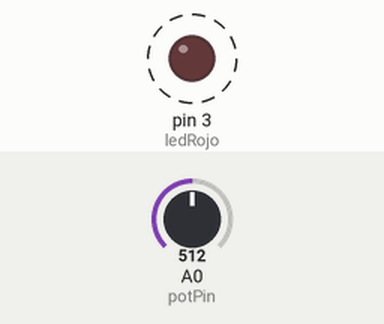
Bench run of a sketch on a simulated Arduino Uno, built with avr-gcc and run on an emulated ATmega328P. Parts: output pins drawn as LEDs (lit = HIGH). Dashed ring = blinking. The inputs (shaded band) are chosen by the test bench; at power-on: A0 (potPin) = 512.

Above: at 1.8 s.
1.9 s: A0 (potPin) set to 0
At 3.3 s:
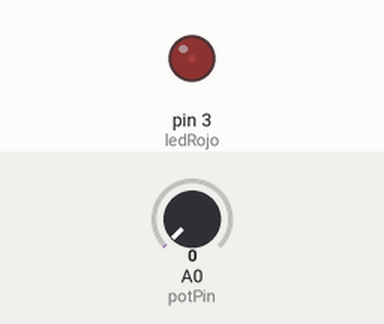
3.6 s: A0 (potPin) set to 122
At 3.9 s:
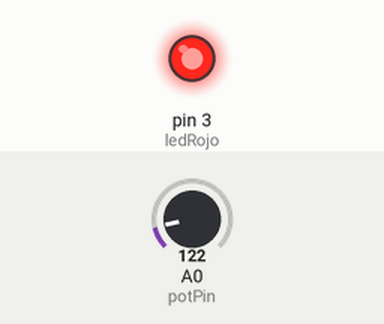
Timing chart, 0 to 13.1 s (numbered marks = the images above; inputs shaded):
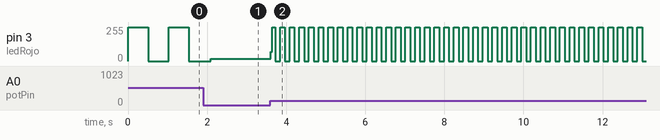

Measured:
- after the input at 3.6 s, pin 3 (ledRojo): 18/255 → 70/255 at once, then moves between 0/255 and 255/255, repeating every 0.24 s
- by itself, pin 3 (ledRojo): alternates 255/255 for 0.51 s and 0/255 for 0.51 s

The sketch:

02_potenciometroLed.ino
```cpp
int ledRojo = 3;
int potPin = A0;
int potValue = 0;

void setup() {
pinMode(ledRojo, OUTPUT); //indicamos que el puerto "ledRojo" es de salida
}

void loop() {
potValue = analogRead(potPin); //asignamos a la variable potValue el valor que leerá el puerto A0 (de 0 a 1023)
digitalWrite(ledRojo, HIGH); //escribimos el valor HIGH (o encendido) en el led.
delay(potValue); //damos una demora que es igual al valor de potValue (de 0 a 1023)
digitalWrite(ledRojo, LOW); //escribimos el valor LOW (o apagado) en el led.
delay(potValue); //damos una demora que es igual al valor de potValue (de 0 a 1023)
}
```
